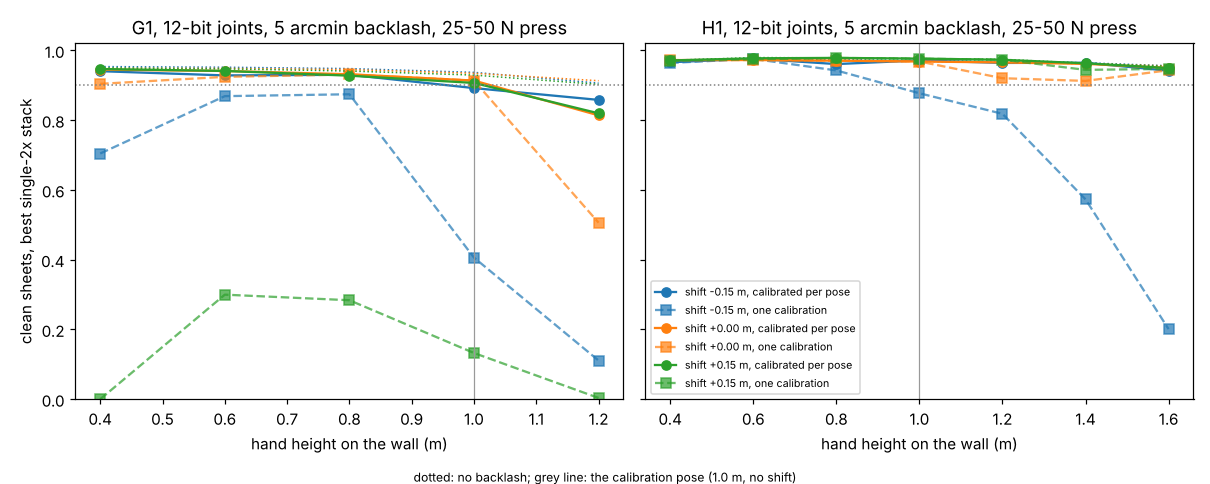

Here is the Python script that generated this plot:
"""Figure for milestone 31: python experiments/m31_pose_range/figure.py (reads results.json)."""
import json
import os

import matplotlib
matplotlib.use("Agg")
import matplotlib.pyplot as plt  # noqa: E402

HERE = os.path.dirname(os.path.abspath(__file__))
R = json.load(open(os.path.join(HERE, "results.json")))

fig, axes = plt.subplots(1, 2, figsize=(11, 4.4), sharey=True)
for ax, n in zip(axes, ("g1", "h1")):
    for j, dy in enumerate((-0.15, 0.0, 0.15)):
        rows = sorted([x for x in R["CD"] if x["robot"] == n and x["dy"] == dy], key=lambda x: x["z"])
        z = [x["z"] for x in rows]
        ax.plot(z, [x["v0"] for x in rows], ":", color=f"C{j}", lw=1)
        ax.plot(z, [x["per_pose"] for x in rows], "o-", color=f"C{j}", label=f"shift {dy:+.2f} m, calibrated per pose")
        ax.plot(z, [x["one_cal"] for x in rows], "s--", color=f"C{j}", alpha=0.7,
                label=f"shift {dy:+.2f} m, one calibration")
    ax.axvline(R["ref"][0], color="0.6", lw=0.8)
    ax.axhline(0.90, color="0.5", ls=":", lw=1)
    ax.set(xlabel="hand height on the wall (m)", ylim=(0, 1.02),
           title=f"{n.upper()}, 12-bit joints, 5 arcmin backlash, 25-50 N press")
axes[0].set_ylabel("clean sheets, best single-2x stack")
axes[1].legend(fontsize=7, loc="lower left")
fig.text(0.5, 0.005, "dotted: no backlash; grey line: the calibration pose (1.0 m, no shift)", ha="center", fontsize=8)
fig.tight_layout(rect=(0, 0.03, 1, 1))
fig.savefig(os.path.join(HERE, "figure.png"), dpi=110)
